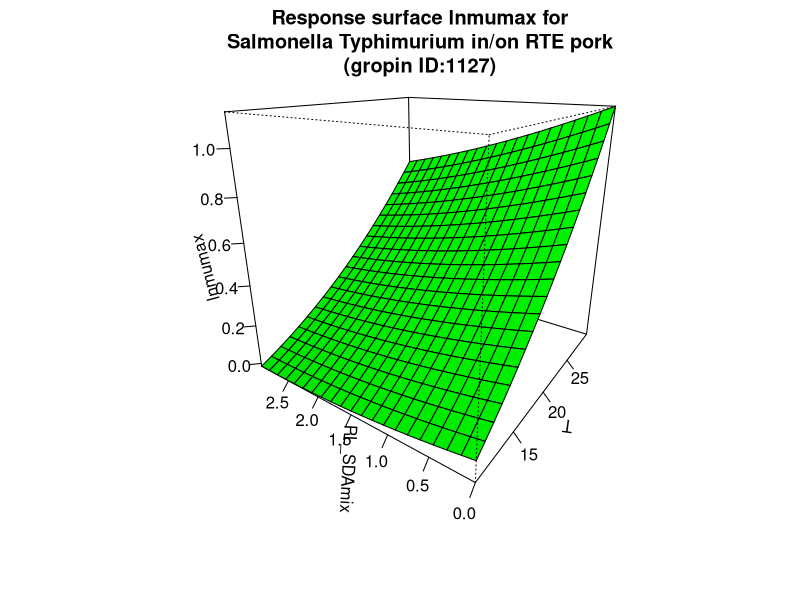

Write the R code that produced this figure.
#############################
# start of Parameter script
#############################
T <- seq(10.01,29.97002997003,length.out=21)
PL_SDAmix <- seq(0,2.997002997003,length.out=21)
#############################
# end of Parameter script
#############################
############################# 
# start of Model script Gropin ID 1127 
#############################
 
# constant coefficients for this model
 
variables <- data.frame(T,PL_SDAmix)
argumentsPar <- expand.grid(variables)
 
# heart of the model
response_surface <- function(T,PL_SDAmix) {
   mumax <-(-0.1831)+0.0172*T-0.0231*PL_SDAmix-0.0046*T*PL_SDAmix+0.0009*(T^2)+0.0126*(PL_SDAmix^2)

return(mumax=mumax)
} 

# output parameters
responseSurface <- cbind(argumentsPar,response_surface(argumentsPar['T'],argumentsPar['PL_SDAmix']))
colnames(responseSurface) <- c(colnames(argumentsPar),'lnmumax')
#############################
# End of Model script
#############################
############################# 
# start of Visualisation script Gropin ID 1127 
#############################
persp(T,PL_SDAmix,matrix(unlist(responseSurface$'lnmumax'),nrow=21),col = 'green',xlab='T',ylab='PL_SDAmix',zlab='lnmumax',main='Response surface lnmumax for
Salmonella Typhimurium in/on RTE pork
(gropin ID:1127)',theta=305,phi=20,shade=0.25,ticktype = 'detailed')
#############################
# End of Visualisation script
#############################
